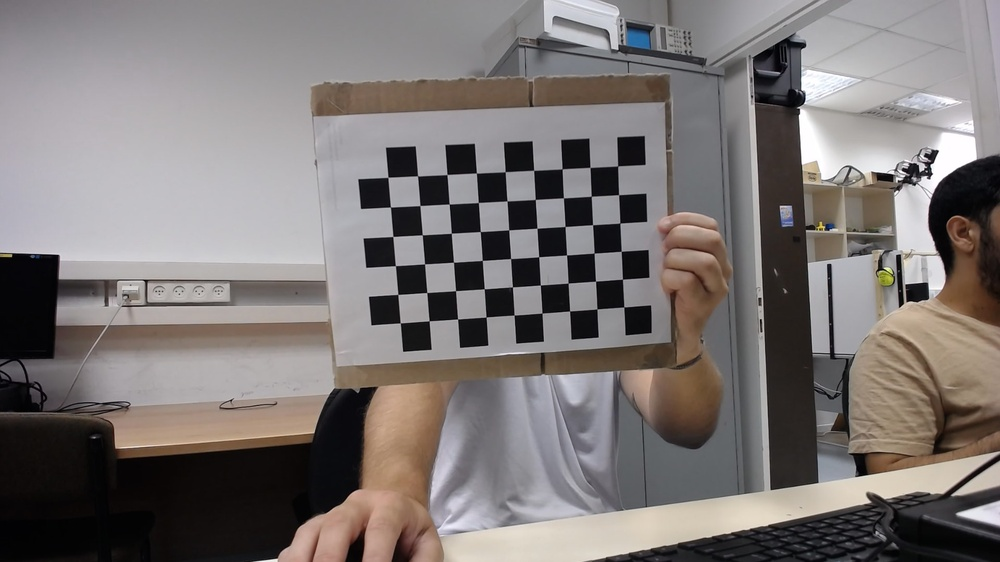
#> input picture Labs/Lab5/image_cal/image1.jpg, 1000 x 562 px, shrunk from 1920 x 1080 before the run; its folder holds only this picture in this run
$ python Aruco_Calibration.py
#> lines starting #> are read from the running program, lines starting #| are printed output that depends on the picture; after the words box and inside, x2 and y2 are one past the last pixel; in counts of white or black regions, pixels touching at a corner belong together; long printed decimals are rounded
import numpy as np
import cv2
import glob
import argparse

# termination criteria
criteria = (cv2.TERM_CRITERIA_EPS + cv2.TERM_CRITERIA_MAX_ITER, 30, 0.001)


def calibrate(dirpath, prefix, image_format, square_size, width=9, height=6):
    """ Apply camera calibration operation for images in the given directory path. """
#> called with dirpath = 'image_cal', prefix = 'image', image_format = 'jpg', square_size = 0.015, width = 6, height = 9
    # prepare object points, like (0,0,0), (1,0,0), (2,0,0) ....,(8,6,0)
    objp = np.zeros((height*width, 3), np.float32)
    objp[:, :2] = np.mgrid[0:width, 0:height].T.reshape(-1, 2)

    objp = objp * square_size

    # Arrays to store object points and image points from all the images.
    objpoints = []  # 3d point in real world space
    imgpoints = []  # 2d points in image plane.

    if dirpath[-1:] == '/':
        dirpath = dirpath[:-1]

    images = glob.glob(dirpath+'/' + prefix + '*.' + image_format)

    for fname in images:
        img = cv2.imread(fname)
#> img is the input picture: shape (562, 1000, 3); mean B, G, R 116.4, 117.9, 123.9
        gray = cv2.cvtColor(img, cv2.COLOR_BGR2GRAY)
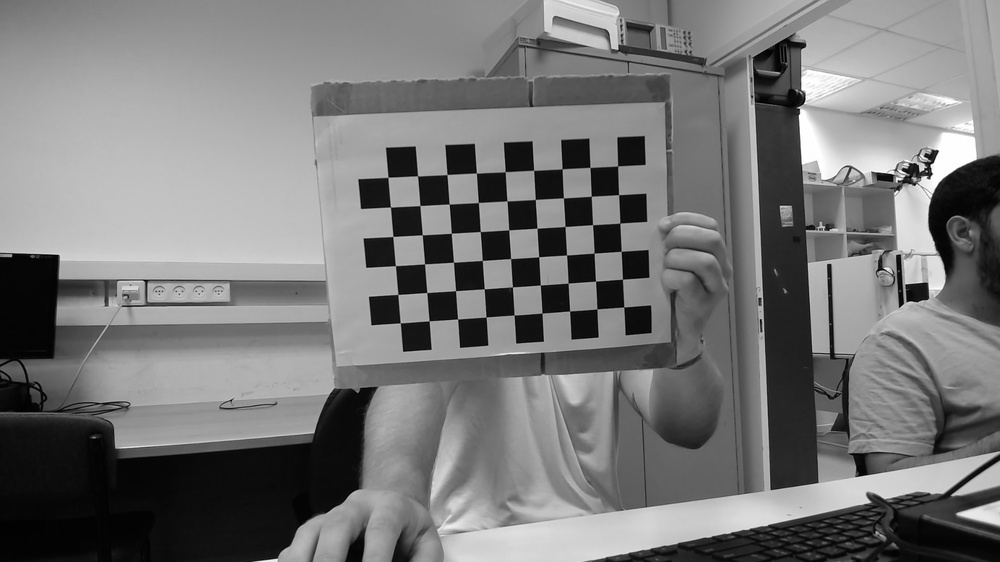
#> gray: shape (562, 1000); min 0, max 255, mean 119.5

        # Find the chess board corners
        ret, corners = cv2.findChessboardCorners(gray, (width, height), None)
#> ret = True; corners = 54 rows, first 8: [617.8, 165.9], [618.6, 194.7], [620, 223], [621.2, 251.2], [622.5, 279.2], [623.9, 307], [589.9, 167.4], [591.3, 196.3]

        # If found, add object points, image points (after refining them)
        if ret:
            objpoints.append(objp)

            corners2 = cv2.cornerSubPix(gray, corners, (11, 11), (-1, -1), criteria)
#> corners2 = 54 rows, first 8: [617.6, 165.9], [618.6, 194.7], [619.8, 223.1], [621.2, 251.3], [622.5, 279.2], [623.8, 307], [590.1, 167.4], [591.3, 196.3]
            imgpoints.append(corners2)

            # Draw and display the corners
            img = cv2.drawChessboardCorners(img, (width, height), corners2, ret)
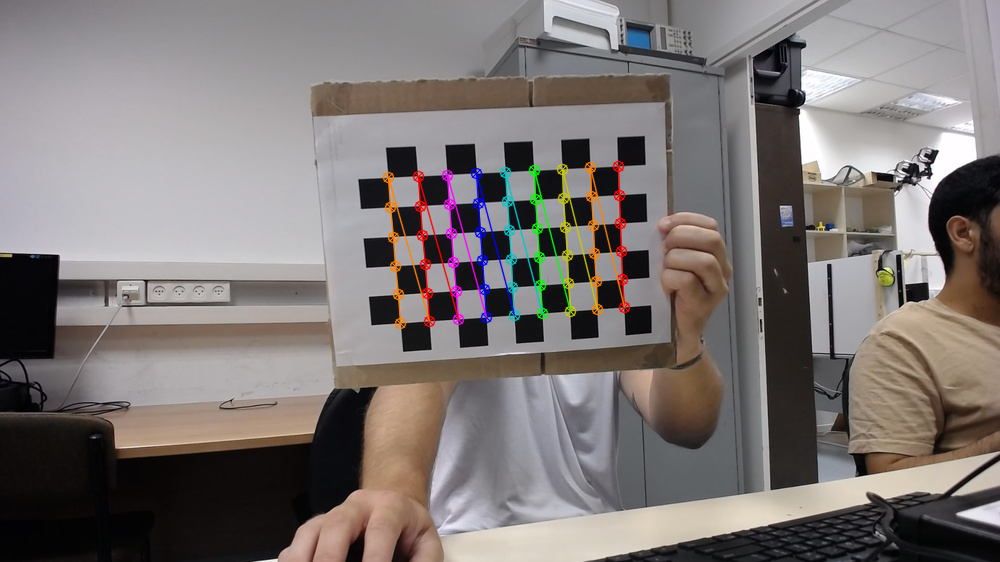
#> img: shape (562, 1000, 3); 2.03% of pixels changed, all inside (x1, y1, x2, y2) = (382, 160, 631, 330)

    ret, mtx, dist, rvecs, tvecs = cv2.calibrateCamera(objpoints, imgpoints, gray.shape[::-1], None, None)
#> ret = 0.133; mtx = [[154.1, 0, 505.5], [0, 154.9, 271], [0, 0, 1]]; dist = [[0.00115, -0.0096, -0.00272, -0.00224, 0.00766]]; rvecs = ([-0.00015, -0.0329, 1.51],); tvecs = ([0.0597, -0.0553, 0.0818],)

    return [ret, mtx, dist, rvecs, tvecs]
def save_coefficients(mtx, dist, path):
    """ Save the camera matrix and the distortion coefficients to given path/file. """
    cv_file = cv2.FileStorage(path, cv2.FILE_STORAGE_WRITE)
    cv_file.write("K", mtx)
    cv_file.write("D", dist)
    # note you *release* you don't close() a FileStorage object
    cv_file.release()
def load_coefficients(path):
    """ Loads camera matrix and distortion coefficients. """
    # FILE_STORAGE_READ
    cv_file = cv2.FileStorage(path, cv2.FILE_STORAGE_READ)

    # note we also have to specify the type to retrieve other wise we only get a
    # FileNode object back instead of a matrix
    camera_matrix = cv_file.getNode("K").mat()
    dist_matrix = cv_file.getNode("D").mat()

    cv_file.release()
    return [camera_matrix, dist_matrix]


if __name__ == '__main__':
    # [13 lines of commented-out code are left out]
    ret, mtx, dist, rvecs, tvecs = calibrate('image_cal', 'image', 'jpg', 0.015,
                                             6, 9)
#> ret = 0.133; mtx = [[154.1, 0, 505.5], [0, 154.9, 271], [0, 0, 1]]; dist = [[0.00115, -0.0096, -0.00272, -0.00224, 0.00766]]; rvecs = ([-0.00015, -0.0329, 1.51],); tvecs = ([0.0597, -0.0553, 0.0818],)
    save_coefficients(mtx, dist, 'test.yaml')

    print("Calibration is finished. RMS: ", ret)
#| Calibration is finished. RMS:  0.1331

$ run again, on Labs/Lab5/image_cal/image4.jpg
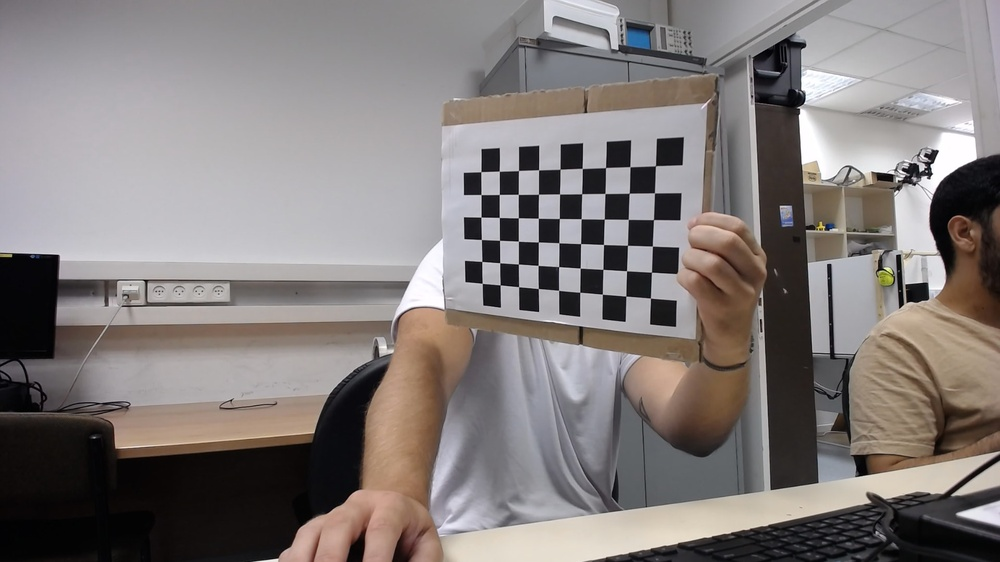
#> input picture Labs/Lab5/image_cal/image4.jpg, 1000 x 562 px, shrunk from 1920 x 1080 before the run
#> in calibrate, img is the input picture: shape (562, 1000, 3); mean B, G, R 122.4, 123.9, 130.3
#> in calibrate, `gray = cv2.cvtColor(img, cv2.COLOR_BGR2GRAY)`:
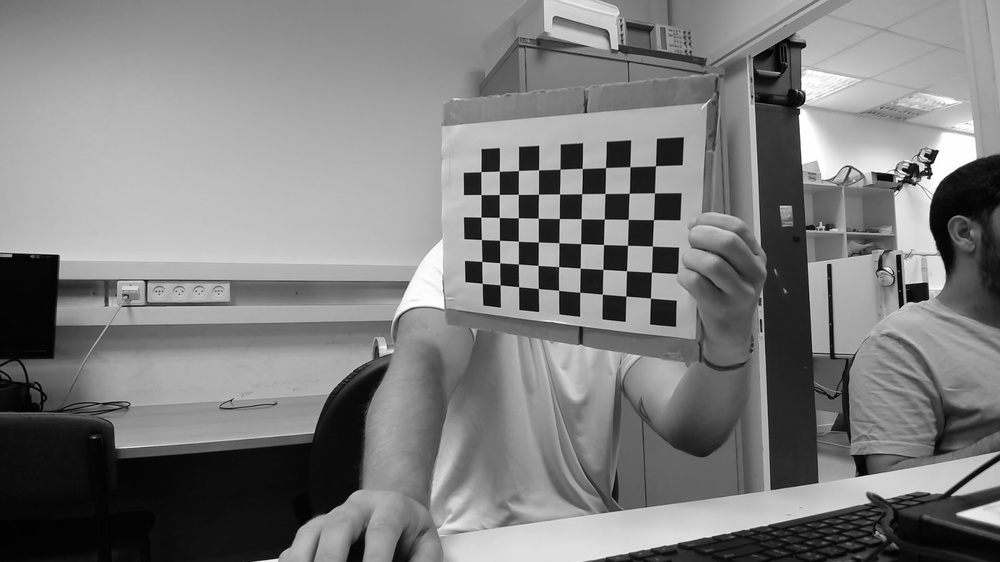
#> gray: shape (562, 1000); min 0, max 255, mean 125.6
#> in calibrate, `ret, corners = cv2.findChessboardCorners(gray, (width, height), None)`: ret = True; corners = 54 rows, first 8: [655.4, 165.8], [654.5, 192.9], [653.4, 219.6], [652.4, 246], [651.5, 272.2], [650.4, 298.1], [630, 166.7], [629.3, 193.3]
#> corners2 = 54 rows, first 8: [655.4, 165.7], [654.4, 192.9], [653.5, 219.6], [652.4, 246.1], [651.5, 272.2], [650.5, 298.1], [629.9, 166.7], [629.2, 193.2]
#> in calibrate, `img = cv2.drawChessboardCorners(img, (width, height), corners2, ret)`:
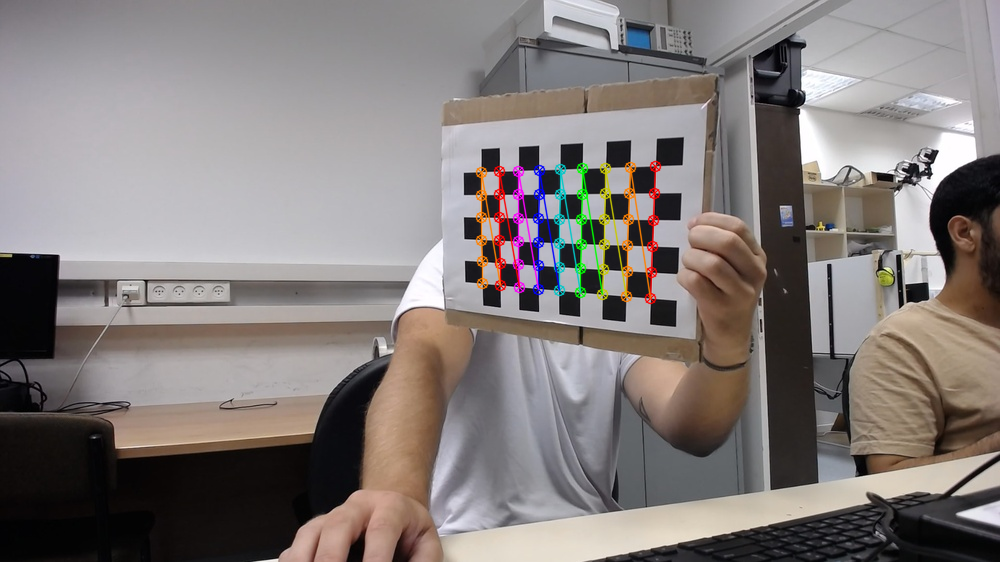
#> img: shape (562, 1000, 3); 1.8% of pixels changed, all inside (x1, y1, x2, y2) = (475, 160, 662, 305)
#> in calibrate, `ret, mtx, dist, rvecs, tvecs = cv2.calibrateCamera(objpoints, imgpoint..`: ret = 0.155; mtx = [[527.5, 0, 451.9], [0, 602.7, 258.4], [0, 0, 1]]; dist = [[-0.439, 2.88, -0.0164, 0.068, -9.7]]; rvecs = ([0.535, 0.283, 1.54],); tvecs = ([0.125, -0.0505, 0.341],)
#> `ret, mtx, dist, rvecs, tvecs = calibrate('image_cal', 'image', 'jpg', ..`: ret = 0.155; mtx = [[527.5, 0, 451.9], [0, 602.7, 258.4], [0, 0, 1]]; dist = [[-0.439, 2.88, -0.0164, 0.068, -9.7]]; rvecs = ([0.535, 0.283, 1.54],); tvecs = ([0.125, -0.0505, 0.341],)
#| Calibration is finished. RMS:  0.1551
